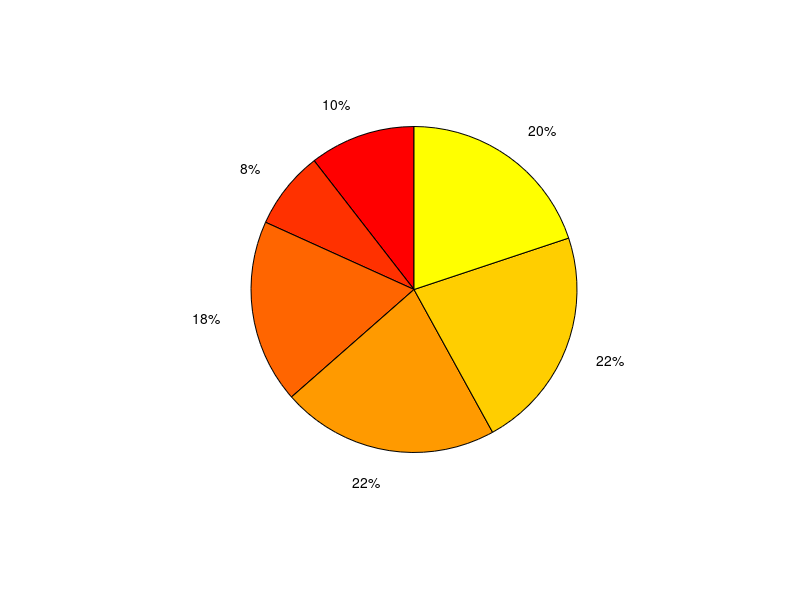

Write MATLAB code to recreate this figure.
disp("Exercise 3b");
X=[2 1.5 3 3.5 4 3;
    1.5 1 2.5 3 3.25 3.5;
    1.25 1 2.75 3.25 2.75 2.5];
x=sum(X);
h=pie(x); colormap autumn